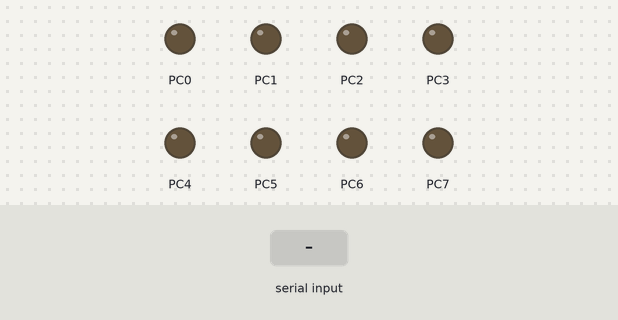
A program run on a simulated ATmega2560, built with avr-gcc and emulated at 16 MHz. Shown: output pins drawn as LEDs (lit = HIGH). The inputs (shaded band) are chosen by the test bench.

Above: at 2.8 s.
2.9 s: "1" received over Serial
At 3.5 s:
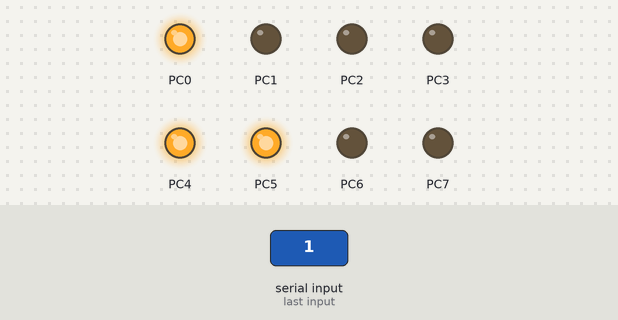
4.5 s: "0" received over Serial
At 6.2 s:
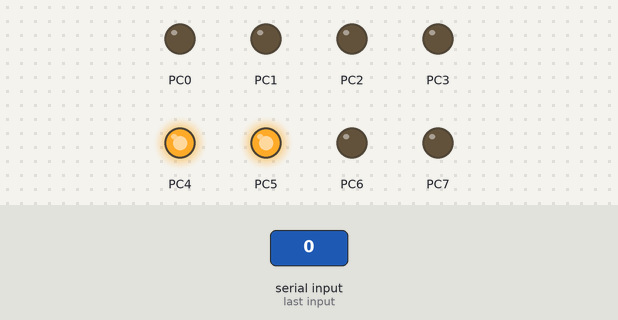
6.5 s: "2" received over Serial
At 7.8 s:
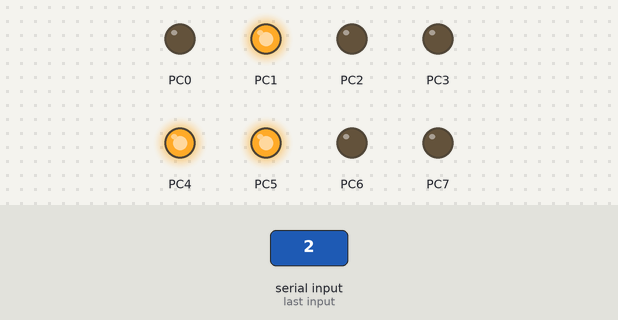
Timing chart, 0 to 9.5 s (numbered marks = the images above; inputs shaded):
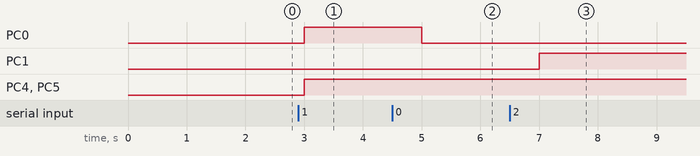

Measured:
- after the input at 2.9 s, PC0, PC4, PC5: LOW → HIGH after 0.10 s
- after the input at 4.5 s, PC0: HIGH → LOW after 0.50 s
- after the input at 6.5 s, PC1: LOW → HIGH after 0.50 s

The program:

main.cpp
```cpp
 /*
 * helloWorld-SP-project.cpp
 *
 * Created: 19-10-2021 15:15:24
 * Author : JAIMIN
 */

#include <avr/io.h>
#include <util/delay.h>
#define F_CPU 16000000UL
unsigned char ch = 'A';


int main(void) {
	UCSR0B = (1 << RXEN0);
	UCSR0C = (1 << UCSZ01) | (1 << UCSZ00);
	UBRR0L = 0x33;
	DDRC = 0xFF;

	while (1) {
		// !(UCSR0A & (1 << RXC0))
		while (UCSR0A == 0x00);
		PORTC = UDR0;
		_delay_ms(1000);
	}

	return 0;
}
```
